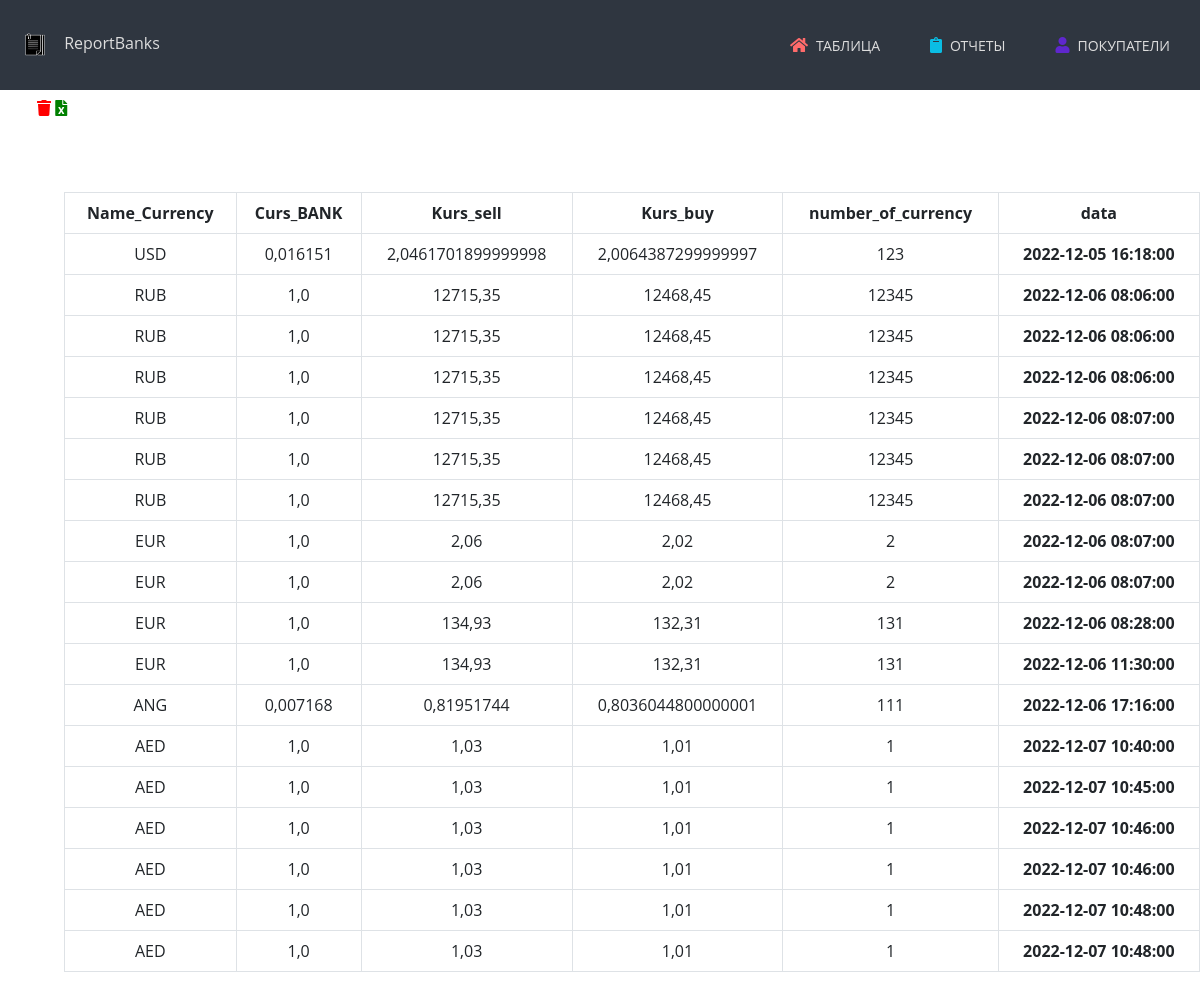
The app's page /report, older data.
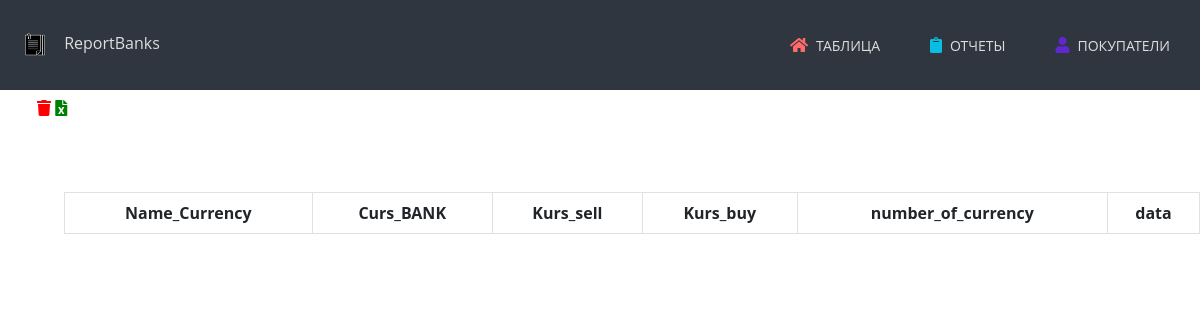
The same page, newer data.
### main/models.py (models this page shows)
class Food(models.Model):
    Name_Currency = models.CharField('Выберните валюту',max_length=100)
    Curs_BANK = models.FloatField()
    Kurs_sell = models.FloatField()
    Kurs_buy = models.FloatField()
    number_of_currency = models.IntegerField()
    Date = models.CharField(max_length=100,null=True)

### main/views.py (the view)
# urls.py: path('report',views.report, name='Report'),
def report(request):
    Food_data = Food.objects.all()
    return render(request, 'main/report.html', {'Food': Food_data})

### main/templates/main/report.html
{% extends 'main/lays.html' %}
{% block content %}
<ul>
    <a href="{%url 'delete' %}"><i class="fa fa-trash"></i></a>
    <a href="{%url 'ex' %}"><i class="fas fa-file-excel"></i></a>
<ul>
<div class="container_report">
    <br><br><br>
        <table class="table table-bordered" id="example" style="text-align: center;">
            <thead class="table success">
            <tr>
                <th>Name_Currency</th>
                <th>Curs_BANK</th>
                <th>Kurs_sell</th>
                <th>Kurs_buy</th>
                <th>number_of_currency</th>
                <th>data</th>
            </tr>
            </thead>
            {% for i in Food %}
            <tr>
                <td>{{ i.Name_Currency }}</td>
                <td>{{ i.Curs_BANK }}</td>
                <td>{{ i.Kurs_sell}}</td>
                <td>{{ i.Kurs_buy}}</td>
                <td>{{ i.number_of_currency}}</td>
                <th>{{i.Date}}</th>
            </tr>
            {% endfor %}
        </table>
</div>
<br><br><br><br>
{% endblock %}

Row changes from the older to the newer data that the page shows:
removed Food: Name_Currency "USD", Curs_BANK "0,016151", Kurs_sell "2,0461701899999998", Kurs_buy "2,0064387299999997", number_of_currency "123", Date "2022-12-05 16:18:00"
removed Food: Name_Currency "RUB", Curs_BANK "1,0", Kurs_sell "12715,35", Kurs_buy "12468,45", number_of_currency "12345", Date "2022-12-06 08:06:00"
removed Food: Name_Currency "RUB", Curs_BANK "1,0", Kurs_sell "12715,35", Kurs_buy "12468,45", number_of_currency "12345", Date "2022-12-06 08:06:00"
removed Food: Name_Currency "RUB", Curs_BANK "1,0", Kurs_sell "12715,35", Kurs_buy "12468,45", number_of_currency "12345", Date "2022-12-06 08:06:00"
removed Food: Name_Currency "RUB", Curs_BANK "1,0", Kurs_sell "12715,35", Kurs_buy "12468,45", number_of_currency "12345", Date "2022-12-06 08:07:00"
removed Food: Name_Currency "RUB", Curs_BANK "1,0", Kurs_sell "12715,35", Kurs_buy "12468,45", number_of_currency "12345", Date "2022-12-06 08:07:00"
removed Food: Name_Currency "RUB", Curs_BANK "1,0", Kurs_sell "12715,35", Kurs_buy "12468,45", number_of_currency "12345", Date "2022-12-06 08:07:00"
removed Food: Name_Currency "EUR", Curs_BANK "1,0", Kurs_sell "2,06", Kurs_buy "2,02", number_of_currency "2", Date "2022-12-06 08:07:00"
removed Food: Name_Currency "EUR", Curs_BANK "1,0", Kurs_sell "2,06", Kurs_buy "2,02", number_of_currency "2", Date "2022-12-06 08:07:00"
removed Food: Name_Currency "EUR", Curs_BANK "1,0", Kurs_sell "134,93", Kurs_buy "132,31", number_of_currency "131", Date "2022-12-06 08:28:00"
removed Food: Name_Currency "EUR", Curs_BANK "1,0", Kurs_sell "134,93", Kurs_buy "132,31", number_of_currency "131", Date "2022-12-06 11:30:00"
removed Food: Name_Currency "ANG", Curs_BANK "0,007168", Kurs_sell "0,81951744", Kurs_buy "0,8036044800000001", number_of_currency "111", Date "2022-12-06 17:16:00"
removed Food: Name_Currency "AED", Curs_BANK "1,0", Kurs_sell "1,03", Kurs_buy "1,01", number_of_currency "1", Date "2022-12-07 10:40:00"
removed Food: Name_Currency "AED", Curs_BANK "1,0", Kurs_sell "1,03", Kurs_buy "1,01", number_of_currency "1", Date "2022-12-07 10:45:00"
removed Food: Name_Currency "AED", Curs_BANK "1,0", Kurs_sell "1,03", Kurs_buy "1,01", number_of_currency "1", Date "2022-12-07 10:46:00"
removed Food: Name_Currency "AED", Curs_BANK "1,0", Kurs_sell "1,03", Kurs_buy "1,01", number_of_currency "1", Date "2022-12-07 10:46:00"
removed Food: Name_Currency "AED", Curs_BANK "1,0", Kurs_sell "1,03", Kurs_buy "1,01", number_of_currency "1", Date "2022-12-07 10:48:00"
removed Food: Name_Currency "AED", Curs_BANK "1,0", Kurs_sell "1,03", Kurs_buy "1,01", number_of_currency "1", Date "2022-12-07 10:48:00"
